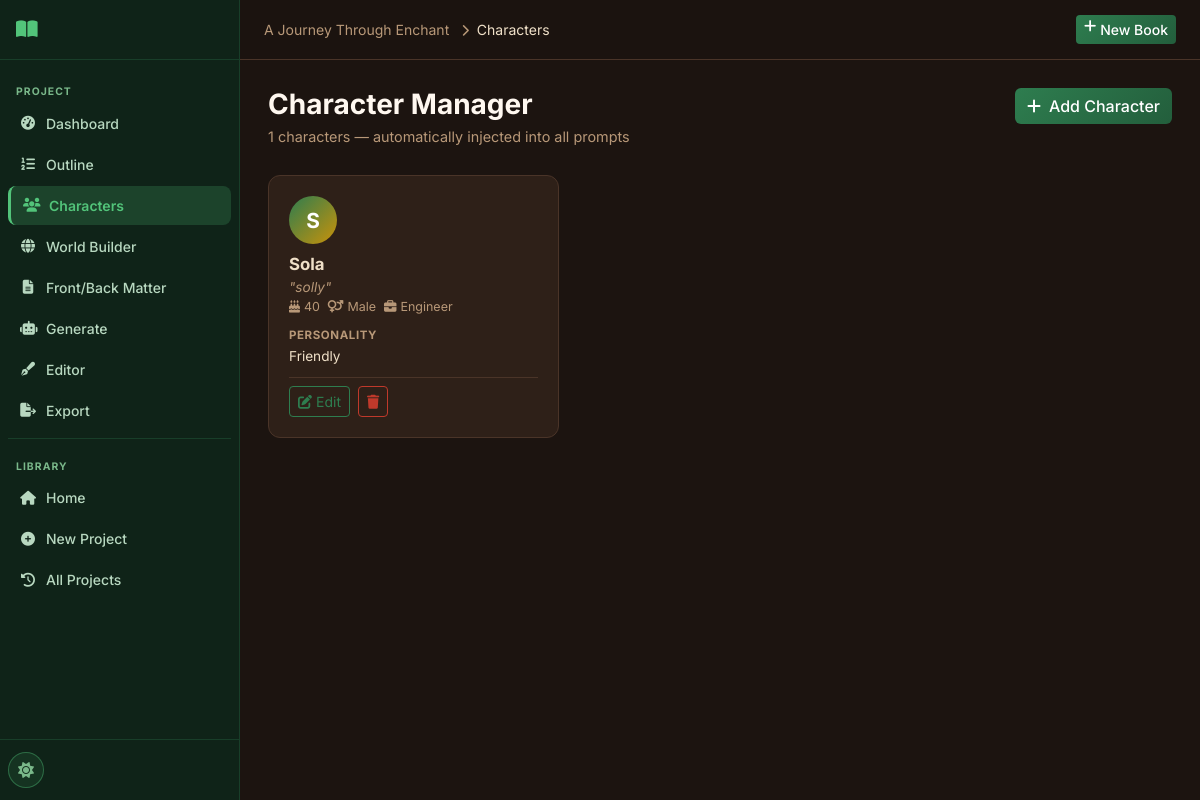
The app's page /project/10/characters, older data.
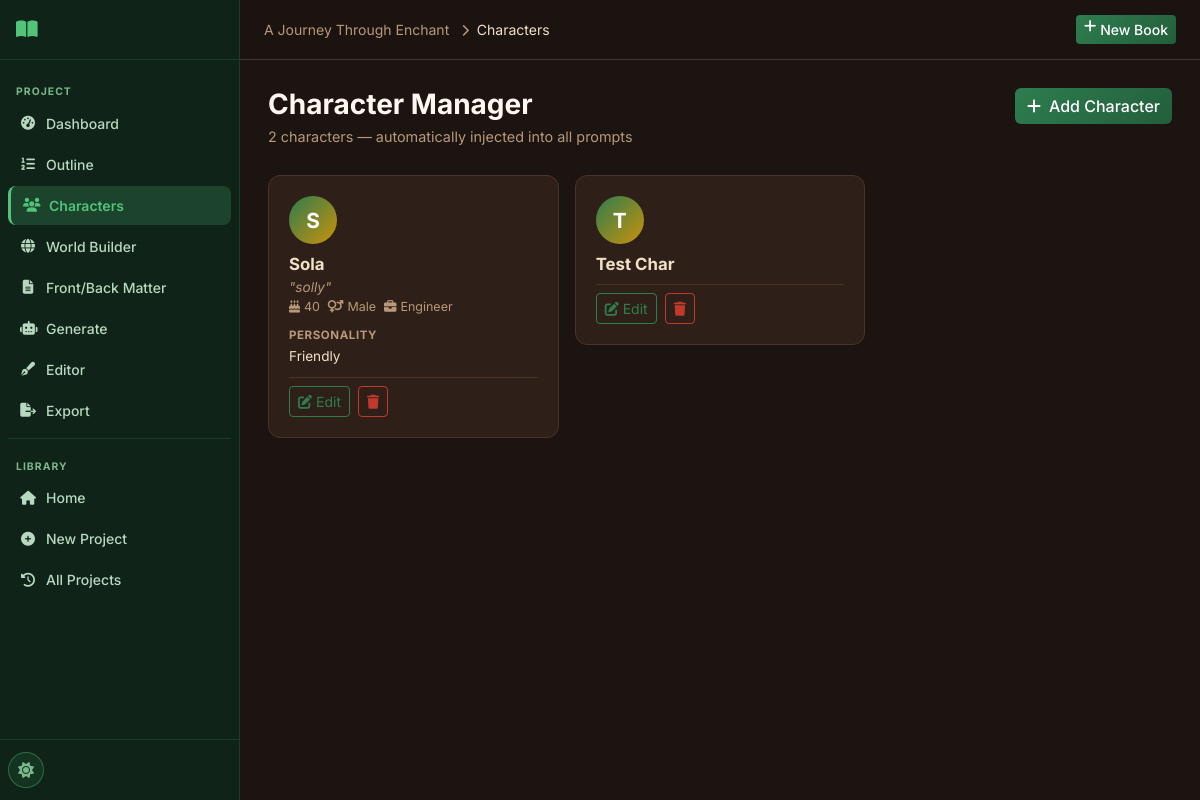
The same page, newer data.
### tables this page shows
CREATE TABLE characters (
    id INTEGER PRIMARY KEY AUTOINCREMENT,
    project_id INTEGER NOT NULL,
    name TEXT NOT NULL,
    nickname TEXT DEFAULT '',
    age TEXT DEFAULT '',
    gender TEXT DEFAULT '',
    occupation TEXT DEFAULT '',
    personality TEXT DEFAULT '',
    appearance TEXT DEFAULT '',
    strengths TEXT DEFAULT '',
    weaknesses TEXT DEFAULT '',
    goals TEXT DEFAULT '',
    relationships TEXT DEFAULT '',
    backstory TEXT DEFAULT '',
    notes TEXT DEFAULT '',
    created_at TIMESTAMP DEFAULT CURRENT_TIMESTAMP,
    FOREIGN KEY (project_id) REFERENCES projects(id) ON DELETE CASCADE
);

### routes/characters.py (the view)
@bp.route('/project/<int:project_id>/characters')
def characters_page(project_id):
    db = get_db()
    project = db.execute('SELECT * FROM projects WHERE id = ?', (project_id,)).fetchone()
    if not project:
        return redirect(url_for('main.history'))
    chars = db.execute(
        'SELECT * FROM characters WHERE project_id = ? ORDER BY name', (project_id,)
    ).fetchall()
    return render_template('characters.html', project=project, characters=chars)

### database/__init__.py (called while the page is built)
def get_db():
    if 'db' not in g:
        db_path = current_app.config['DATABASE']
        os.makedirs(os.path.dirname(db_path), exist_ok=True)
        g.db = sqlite3.connect(db_path)
        g.db.row_factory = sqlite3.Row
        g.db.execute('PRAGMA foreign_keys = ON')
        g.db.execute('PRAGMA journal_mode = WAL')
    return g.db

### utils/helpers.py (called while the page is built)
def get_setting(db, key, default=''):
    row = db.execute('SELECT value FROM settings WHERE key = ?', (key,)).fetchone()
    return row['value'] if row else default

### templates/characters.html (shortened to what this page needs)
{% extends "base.html" %}
{% block breadcrumb %}
<a href="{{ url_for('projects.project_detail', project_id=project.id) }}" class="text-muted text-decoration-none">{{ project.title[:25] }}</a>
<i class="fas fa-chevron-right mx-2 text-muted small"></i>Characters
{% endblock %}
{% block content %}
<div class="page-header">
  <div>
    <h1 class="page-title">Character Manager</h1>
    <p class="page-subtitle">{{ characters | length }} characters — automatically injected into all prompts</p>
  </div>
  <button class="btn btn-primary" onclick="openCharModal()">
    <i class="fas fa-plus me-2"></i>Add Character
  </button>
</div>
{% if characters %}
<div class="row g-3">
  {% for char in characters %}
  <div class="col-12 col-md-6 col-xl-4">
    <div class="character-card">
      <div class="char-avatar">{{ char.name[0] | upper }}</div>
      <div class="char-header">
        <h4 class="char-name">{{ char.name }}</h4>
        {% if char.nickname %}<span class="char-nickname">"{{ char.nickname }}"</span>{% endif %}
        <div class="char-meta">
          {% if char.age %}<span><i class="fas fa-birthday-cake me-1"></i>{{ char.age }}</span>{% endif %}
          {% if char.gender %}<span><i class="fas fa-venus-mars me-1"></i>{{ char.gender }}</span>{% endif %}
          {% if char.occupation %}<span><i class="fas fa-briefcase me-1"></i>{{ char.occupation }}</span>{% endif %}
        </div>
      </div>
      {% if char.personality %}
      <div class="char-section">
        <label>Personality</label>
        <p>{{ char.personality[:100] }}{% if char.personality|length > 100 %}…{% endif %}</p>
      </div>
      {% endif %}
      <div class="char-actions">
        <button class="btn btn-sm btn-outline-primary" onclick="editChar({{ char.id }})">
          <i class="fas fa-edit me-1"></i>Edit
        </button>
        <button class="btn btn-sm btn-outline-danger" onclick="deleteChar({{ char.id }}, '{{ char.name | e }}')">
          <i class="fas fa-trash"></i>
        </button>
      </div>
    </div>
  </div>
  {% endfor %}
</div>
{% endif %}
{% endblock %}

Row changes from the older to the newer data that the page shows:
added characters: name "T", name "Test Char"
Text that changed along with them:
{{ characters | length }}: "1" → "2"
